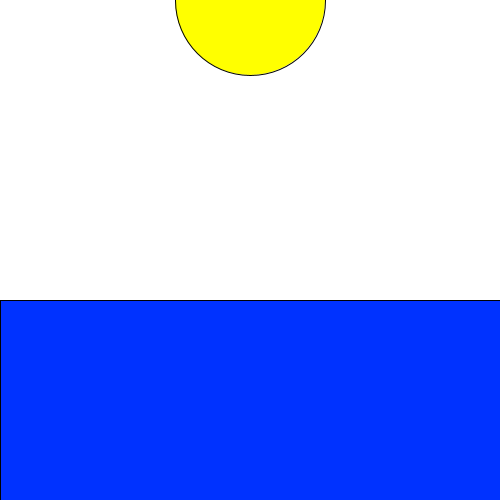
Frame 1 (no input)
Frame 60 (the mouse pressed at the canvas centre just before this capture): identical to frame 1, image omitted
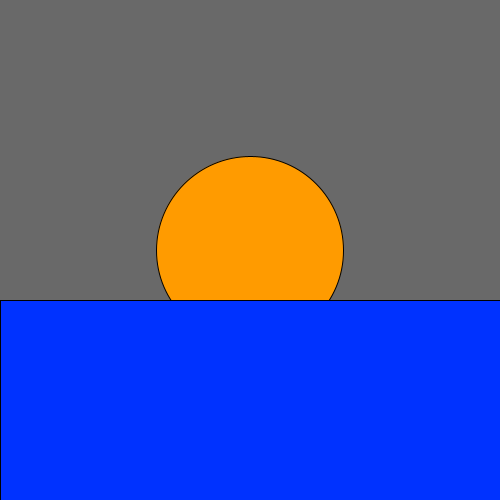
Frame 120 (the mouse held since frame 60 and released just before this capture)

The Processing sketch that drew these frames (run headless with seeded random() and noise(); from frame 60 on, the mouse is pressed at the canvas centre):

// Processing sketch: sketch_190315a
// ── sketch_190315a.pde
float rectX = 200;
float rectY = 200;

void setup() {
  size(500, 500);
}

void draw() {
  float zonGrootte = 150 + mouseY * 0.15;
  background(255 - mouseY * 0.6);
  fill(255, 255 - mouseY * 0.4, 0);
  ellipse(250, mouseY, zonGrootte, zonGrootte);
  fill(0, 50, 255);
  rect(0,300, 500, 200);
}
